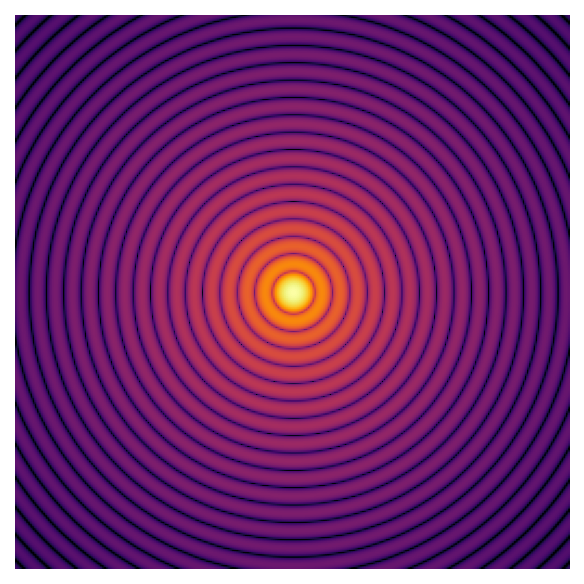

This chart was generated by the following Python code:
import matplotlib.pyplot as plt
import numpy as np
import lentil

amp = lentil.circle(shape=(256,256), radius=120)
pupil = lentil.Pupil(amplitude=amp, opd=0, pixelscale=1/240,
                     focal_length=20)
w0 = lentil.Wavefront(wavelength=500e-9)
w1 = w0 * pupil
w2 = lentil.propagate_dft(w1, shape=(64,64), pixelscale=5e-6, oversample=4)
fig, ax = plt.subplots()
ax.imshow(w2.intensity, norm='log', vmin=10e-5)
ax.axis('off')
fig.savefig('simple_diffraction.png', dpi=150, bbox_inches='tight')
